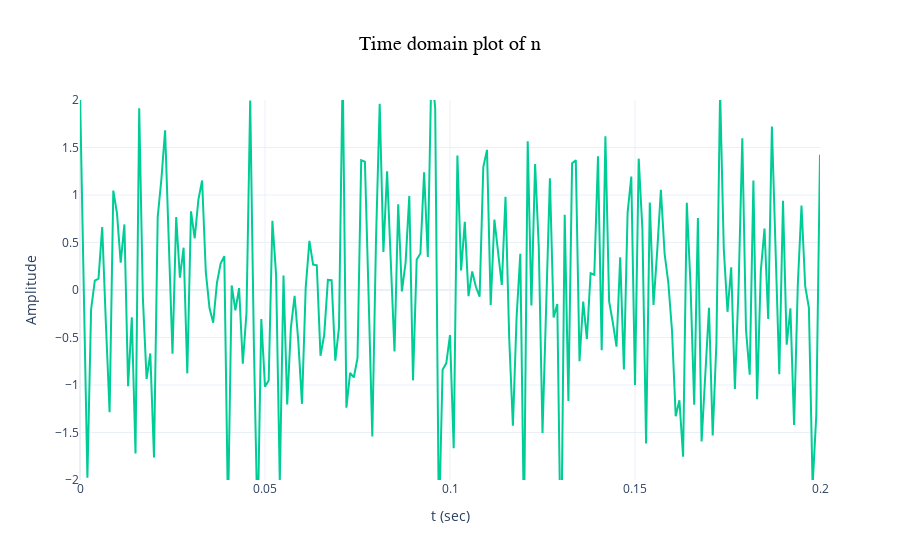
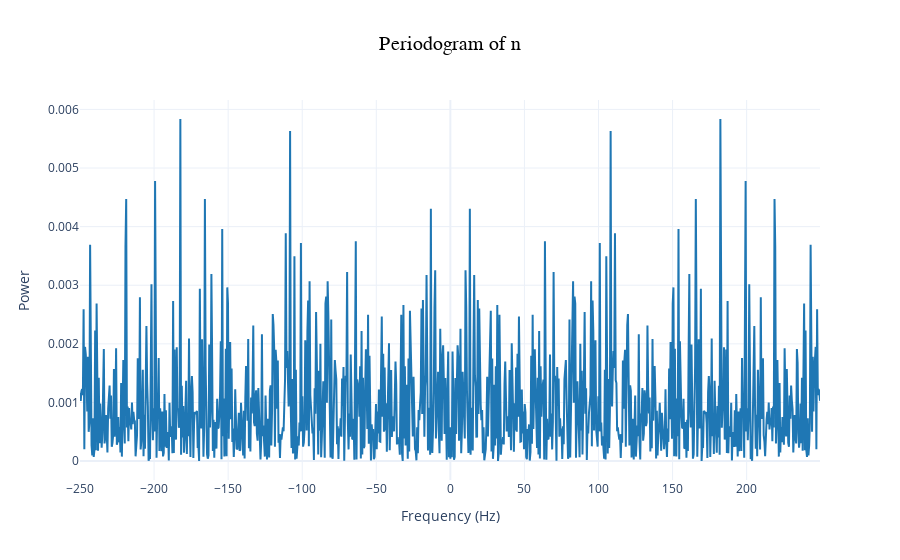
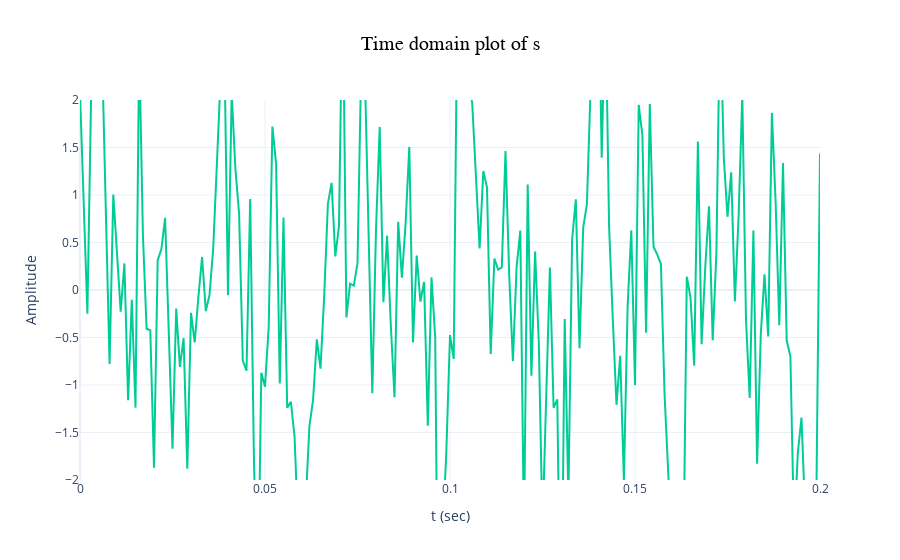
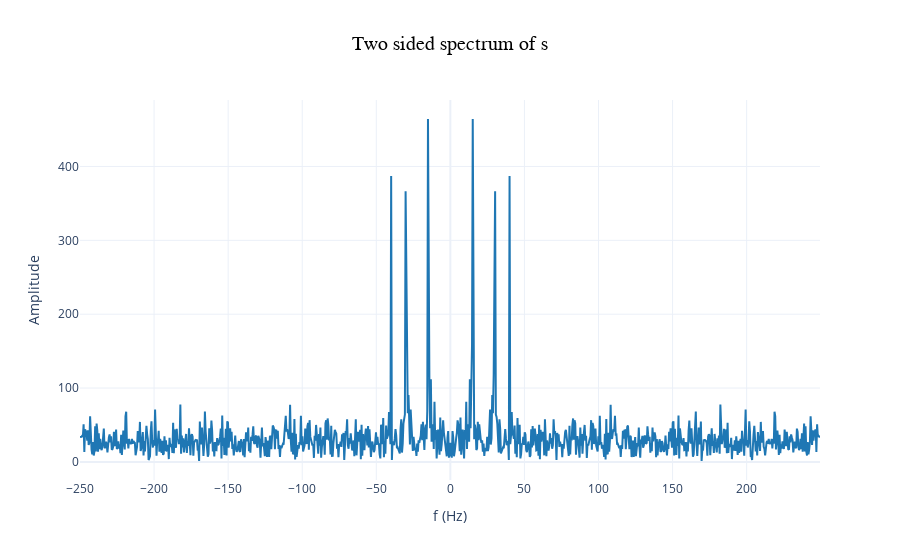

Notebook cell for these charts, in order:
### Code cell
# Part 2 Προσθέστε θόρυβο στο σήμα

# Συμπληρώστε τον κώδικα για τη δημιουργία του σήματος θορύβου n με τη βοήθεια της συνάρτησης randn.
# Το διάνυσμα θορύβου n θα πρέπει να είναι του ίδιου μεγέθους με αυτό της ημιτονοειδούς κυματομορφής x του πρώτου μέρους.
# Σχεδιάστε το σήμα θορύβου στο διάστημα από 0 έως 0.2 sec και κλίμακα σε από -2 έως 2.
# Υπολογίστε το περιοδόγραμμα του n και σχεδιάστε την πυκνότητα φάσματος ισχύος του σήματος θορύβου.
# Προσθέστε το σήμα θορύβου και το x για να λάβετε το σήμα με θόρυβο s.
# Σχεδιάσατε το σήμα με θόρυβο s στο πεδίο του χρόνου στην περιοχή 0 έως 0.2 sec 
# και κλίμακα από -2 έως 2 καθώς και το αμφίπλευρο φάσμα του.

rand_n = np.random.randn(np.size(x))

fig = go.Figure()
fig.add_trace(go.Scatter(x=t, y=rand_n, mode='lines', line=dict(color='#00CC96')))
fig.update_layout(title='Time domain plot of n', title_x=0.5, title_font=dict(size=20, color='black', family="Arial, sans-serif"),
                  xaxis_title='t (sec)',
                  xaxis_range=[0, 0.2],
                  yaxis_title='Amplitude',
                  yaxis_range=[-2, 2],
                  template='plotly_white')
fig.show()

# Correction for N calculation using bitwise operator
N = 2^nextpow2(L)
Fo = Fs/N
f = (np.arange(0, N)) * Fo
f_shifted = f - Fs/2
rand_N = np.fft.fft(rand_n, N)
rand_N = np.fft.fftshift(rand_N)
power_n = np.multiply(rand_N, np.conj(rand_N)) / N / L

fig = go.Figure()
fig.add_trace(go.Scatter(x=f_shifted, y=power_n.real, mode='lines', line=dict(color='#1F77B4')))
fig.update_layout(title='Periodogram of n', title_x=0.5, title_font=dict(size=20, color='black', family="Arial, sans-serif"),
                  xaxis_title='Frequency (Hz)',
                  yaxis_title='Power',
                  template='plotly_white')
fig.show()

s = x + rand_n

fig = go.Figure()
fig.add_trace(go.Scatter(x=t, y=s, mode='lines', line=dict(color='#00CC96')))
fig.update_layout(title='Time domain plot of s', title_x=0.5, title_font=dict(size=20, color='black', family="Arial, sans-serif"),
                  xaxis_title='t (sec)',
                  xaxis_range=[0, 0.2],
                  yaxis_title='Amplitude',
                  yaxis_range=[-2, 2],
                  template='plotly_white')
fig.show()

S = np.fft.fft(s, N)
S = np.fft.fftshift(S)

fig = go.Figure()
fig.add_trace(go.Scatter(x=f_shifted, y=np.abs(S), mode='lines', line=dict(color='#1F77B4')))
fig.update_layout(title='Two sided spectrum of s', title_x=0.5, title_font=dict(size=20, color='black', family="Arial, sans-serif"),
                  xaxis_title='f (Hz)',
                  yaxis_title='Amplitude',
                  template='plotly_white')
fig.show()

### Figure 1 — Plotly figure (JSON) as saved in the notebook; plotly's stock layout.template omitted (floating-point values rounded to 4 significant figures; data arrays with more than 128 entries replaced by an {"elided": "..."} marker saying what was removed)
{"data": [{"line": {"color": "#00CC96"}, "mode": "lines", "type": "scatter", "x": {"elided": "1000 float values"}, "y": {"elided": "999 float values"}}], "layout": {"title": {"font": {"color": "black", "family": "Arial, sans-serif", "size": 20}, "text": "Time domain plot of n", "x": 0.5}, "xaxis": {"range": [0, 0.2], "title": {"text": "t (sec)"}}, "yaxis": {"range": [-2, 2], "title": {"text": "Amplitude"}}}}

### Figure 2 — Plotly figure (JSON) as saved in the notebook; plotly's stock layout.template omitted (floating-point values rounded to 4 significant figures; data arrays with more than 128 entries replaced by an {"elided": "..."} marker saying what was removed)
{"data": [{"line": {"color": "#1F77B4"}, "mode": "lines", "type": "scatter", "x": {"elided": "1026 float values"}, "y": {"elided": "1026 float values"}}], "layout": {"title": {"font": {"color": "black", "family": "Arial, sans-serif", "size": 20}, "text": "Periodogram of n", "x": 0.5}, "xaxis": {"title": {"text": "Frequency (Hz)"}}, "yaxis": {"title": {"text": "Power"}}}}

### Figure 3 — Plotly figure (JSON) as saved in the notebook; plotly's stock layout.template omitted (floating-point values rounded to 4 significant figures; data arrays with more than 128 entries replaced by an {"elided": "..."} marker saying what was removed)
{"data": [{"line": {"color": "#00CC96"}, "mode": "lines", "type": "scatter", "x": {"elided": "1000 float values"}, "y": {"elided": "999 float values"}}], "layout": {"title": {"font": {"color": "black", "family": "Arial, sans-serif", "size": 20}, "text": "Time domain plot of s", "x": 0.5}, "xaxis": {"range": [0, 0.2], "title": {"text": "t (sec)"}}, "yaxis": {"range": [-2, 2], "title": {"text": "Amplitude"}}}}

### Figure 4 — Plotly figure (JSON) as saved in the notebook; plotly's stock layout.template omitted (floating-point values rounded to 4 significant figures; data arrays with more than 128 entries replaced by an {"elided": "..."} marker saying what was removed)
{"data": [{"line": {"color": "#1F77B4"}, "mode": "lines", "type": "scatter", "x": {"elided": "1026 float values"}, "y": {"elided": "1026 float values"}}], "layout": {"title": {"font": {"color": "black", "family": "Arial, sans-serif", "size": 20}, "text": "Two sided spectrum of s", "x": 0.5}, "xaxis": {"title": {"text": "f (Hz)"}}, "yaxis": {"title": {"text": "Amplitude"}}}}
